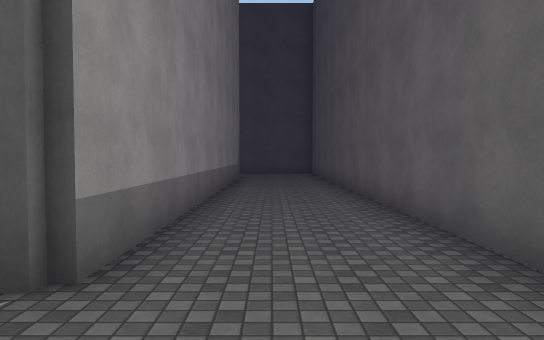
view 1 (above)

24 first-person views from a walk through a scene from a Unity 3-D project. The camera is 1.5 m above the floor, tilts 2° down and sees 70° across. The floor is counted in squares, 2 m on a side. Each view is taken from the middle of a square. On the plan, view 1 faces up. The plan holds only what a view shows up to about 12 squares ahead; the rest is blank. The place goes on beyond the plan. The player character is not drawn. Surface patterns are stand-ins for the level's own textures.

view 2
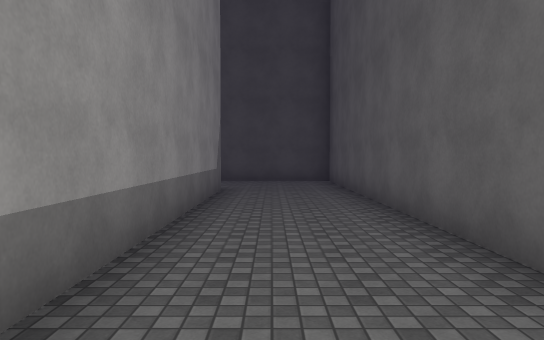

view 3
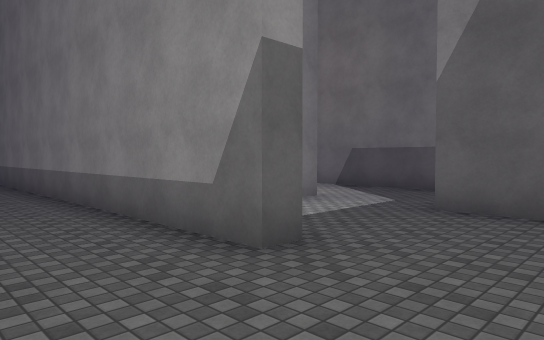

view 4
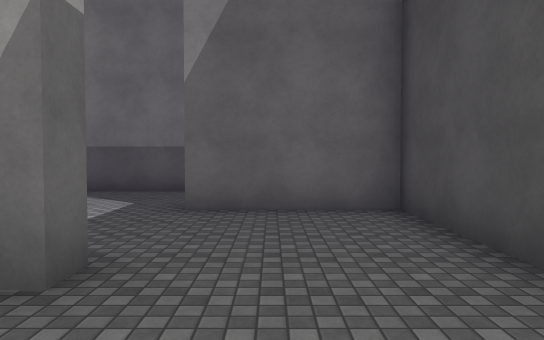

view 5
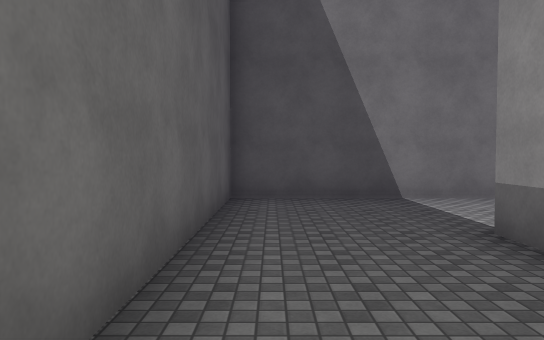

view 6
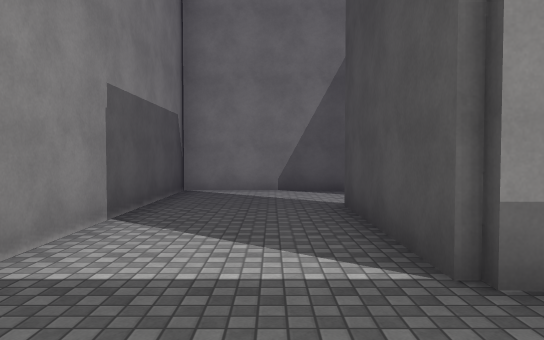

view 7
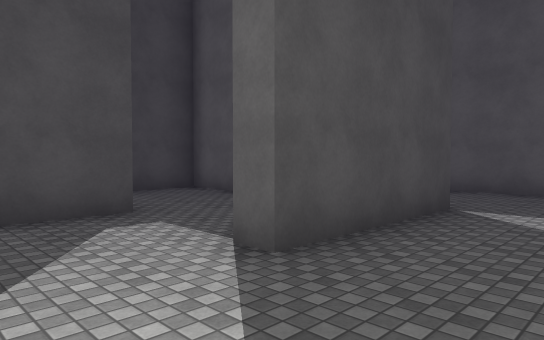

view 8
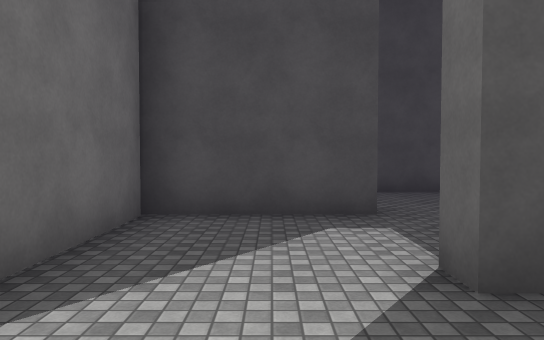

view 9
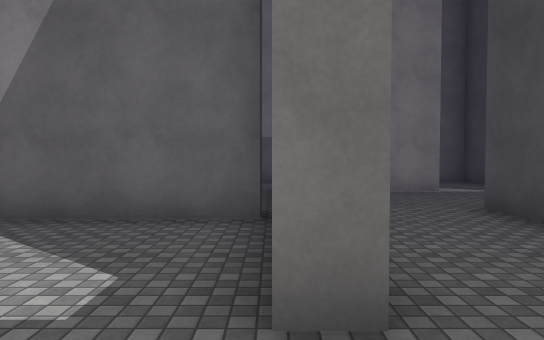

view 10
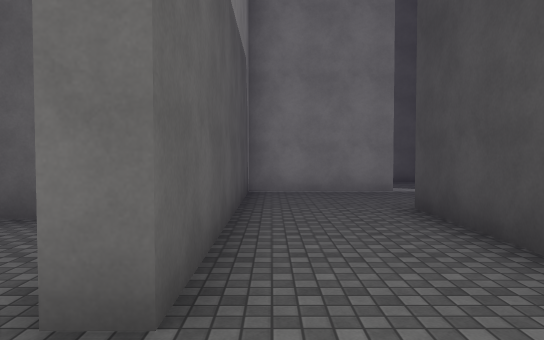

view 11
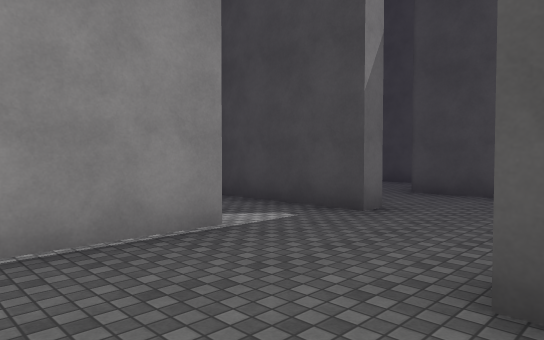

view 12
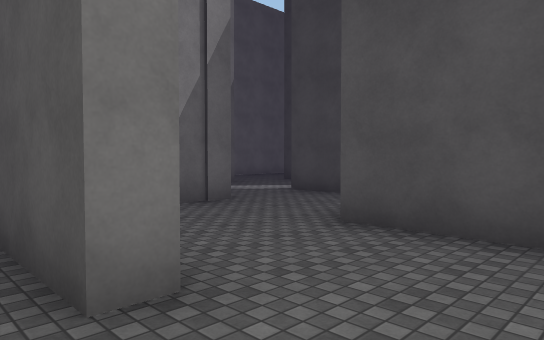

view 13
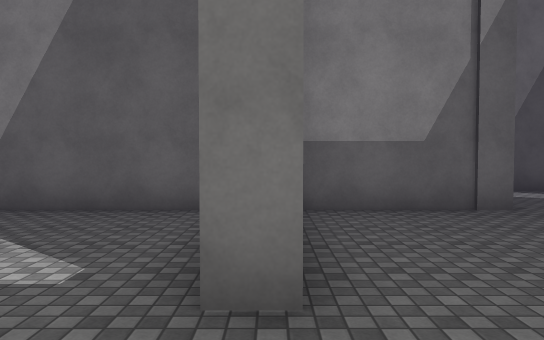

view 14
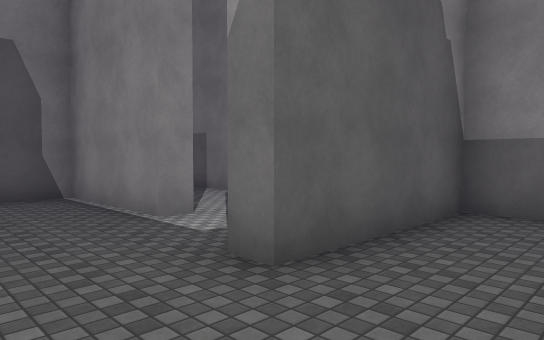

view 15
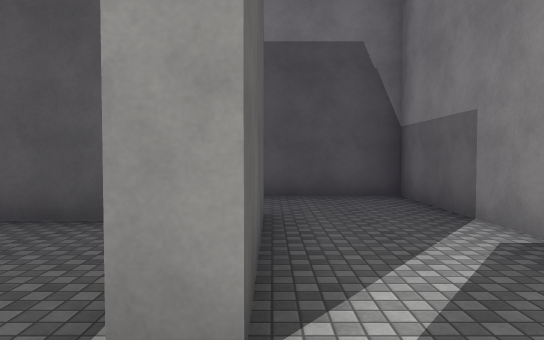

view 16
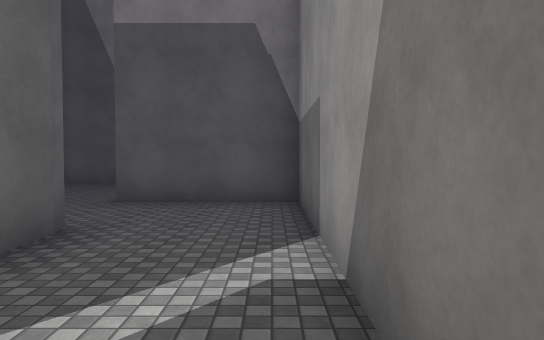

view 17
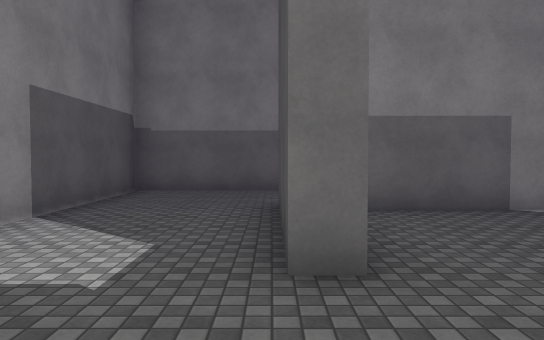

view 18
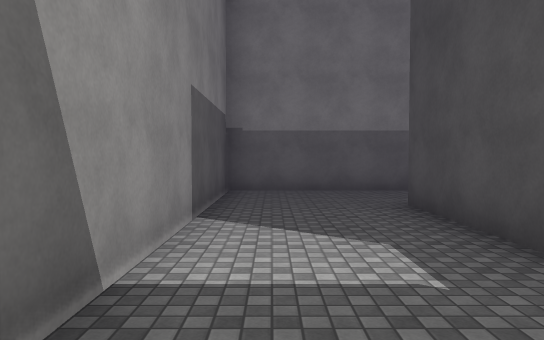

view 19
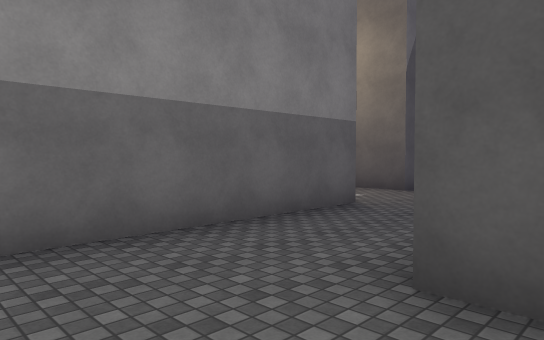

view 20
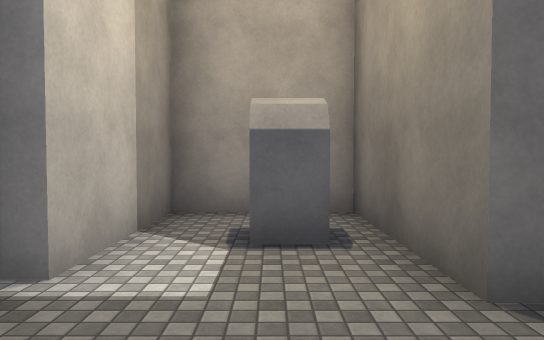

view 21
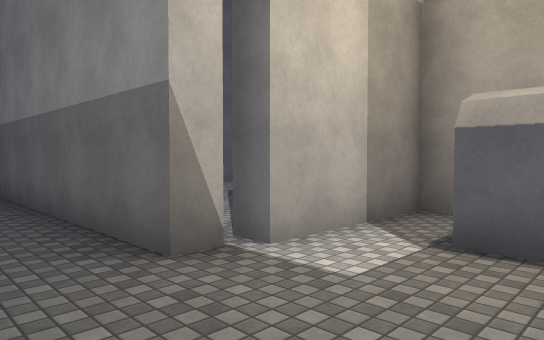

view 22
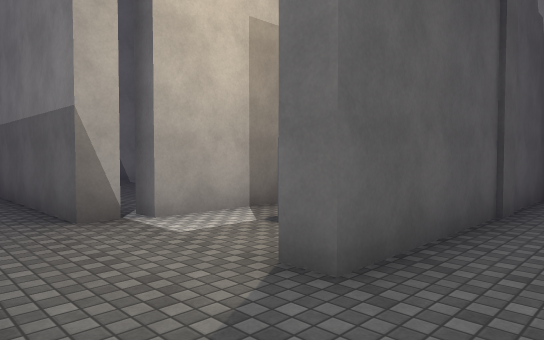

view 23
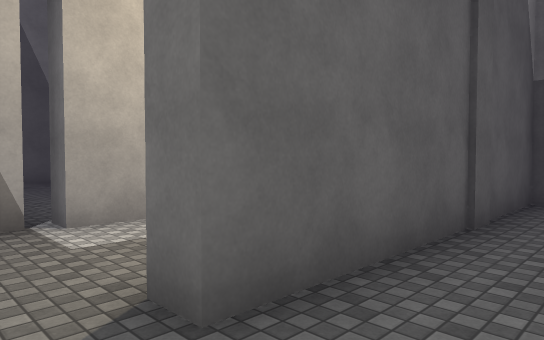

view 24
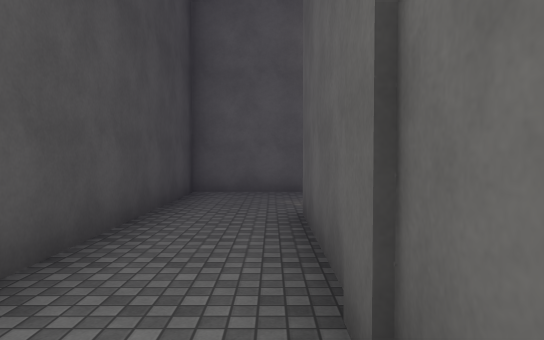

### Floor plan
Points are (right, up) in squares from view 1. A wall is a line through its corners. A room is listed if a view was taken in it or the views show most of it. See-through windows are left out.
Room 1 (views 1, 2, 3, 4, 5, 6, 7, 8)
walls: (-5, 11.4) (-4.4, 11.4); (-4.6, 5) (-7.6, 5) (-7.6, -1) (1.8, -1) (1.8, 16.8) (-4.5, 16.8) (-4.5, 13.8); (-1.8, 13.7) (-1.1, 13.7) (-1.1, 2.1) (-4.9, 2.1) (-4.9, 2.6); (-7.6, 13.1) (-7.6, 9.1)
ways out: opening at (-3.5, 5) to room 2
Room 2 (views 9, 10, 11, 12, 13)
walls: (-5.9, 8.1) (-8.6, 8.1); (-11.4, 8.6) (-11.4, 5.7) (-4.6, 5.7) (-4.6, 5); (-10.9, 11.2) (-10.9, 10.6); (-1.6, 6.5) (-1.6, 8.1) (-3.9, 8.1)
ways out: opening at (-3.5, 5) to room 1; opening at (-9.5, 11) to room 3; opening at (-12, 9.5) to room 4
Room 3 (view 14)
walls: (-9.6, 13.8) (-10.6, 13.8)
ways out: opening at (-9.5, 11) to room 2; opening at (-11.5, 12.5) to room 7
Room 4 (views 15, 16)
walls: (-11.9, 5) (-11.9, 8.6) (-11.4, 8.6); (-10.9, 10.6) (-14.5, 10.6) (-14.5, 2.6) (-12.6, 2.6)
ways out: opening at (-12, 9.5) to room 2; opening at (-12, 3.5) to room 5
Room 5 (views 17, 18, 19, 20)
walls: (-18.1, 5.4) (-17.5, 5.4) (-17.5, -1) (-8.6, -1); (-12.6, 2.6) (-11.4, 2.6) (-11.4, 2.1) (-15, 2.1); (-18, 8.1) (-21.3, 8.1) (-21.3, 5.7) (-18.3, 5.7) (-18.3, 5.1)
ways out: opening at (-12, 3.5) to room 4; opening at (-16.5, 8) to room 6
objects: other object (-20, 7)
Room 6 (views 21, 22, 23, 24)
walls: (-23.5, 8.6) (-18, 8.6) (-18, 8.1); (-15, 8.2) (-15, 10.6) (-20.8, 10.6)
ways out: opening at (-16.5, 8) to room 5
Room 7 (no view inside)
walls: (-14.5, 13.4) (-14.5, 11.2) (-10.9, 11.2); (-10.6, 13.8) (-11.6, 13.8)
ways out: opening at (-11.5, 12.5) to room 3; opening at (-13.5, 14)

Positions as (right, up) in squares from view 1, and headings:
1: (0, 0), facing up
2: (0, 5), facing up
3: (1, 16), facing down-left
4: (1, 15), facing left
5: (1, 6), facing down
6: (1, 1), facing left
7: (-7, 0), facing up-right
8: (-6, 0), facing up
9: (-3, 5), facing left
10: (-3, 6), facing left
11: (-8, 6), facing up-left
12: (-9, 10), facing up-left
13: (-9, 11), facing left
14: (-9, 13), facing down-left
15: (-12, 10), facing down
16: (-14, 9), facing down
17: (-9, 2), facing left
18: (-9, 0), facing left
19: (-14, 0), facing up-left
20: (-16, 7), facing left
21: (-16, 8), facing down-left
22: (-16, 10), facing down-left
23: (-17, 10), facing down-left
24: (-23, 9), facing right
